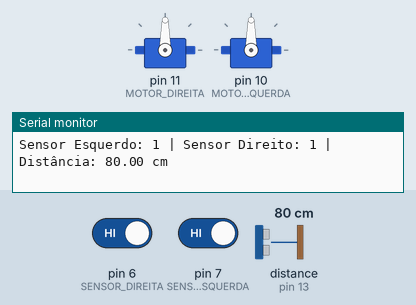
Recording of a sketch running on a simulated Arduino Uno, built with avr-gcc and run on an emulated ATmega328P. On the bench: 2 × servo, the last lines printed to the serial monitor. Wiring (inferred from the names in the program): ultrasonic range finder: trigger pin 12; echo pin 13. Inputs (shaded band) come from the test bench; at power-on: pin 6 (SENSOR_DIREITA) HIGH, pin 7 (SENSOR_ESQUERDA) HIGH, distance to the obstacle (sensor on pin 13) 80 cm. The echo pulse lasts 58.3 µs per cm.

Above: at 1.2 s.
1.3 s: pin 6 (SENSOR_DIREITA) driven LOW
At 1.6 s:
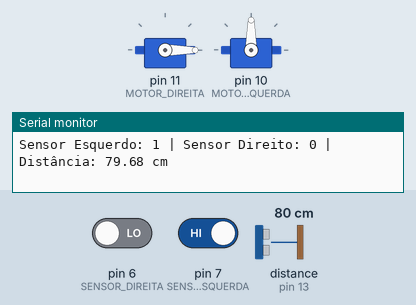
2.8 s: pin 7 (SENSOR_ESQUERDA) driven LOW
At 4.0 s:
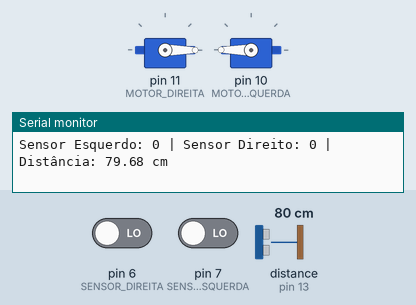
4.3 s: pin 6 (SENSOR_DIREITA) driven HIGH
At 5.5 s:
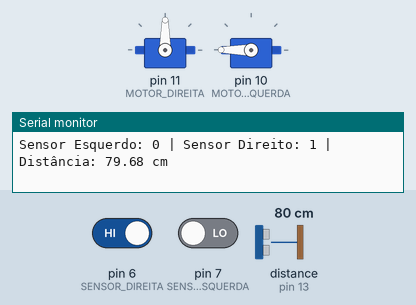
5.8 s: distance to the obstacle (sensor on pin 13) set to 2 cm
At 6.9 s:
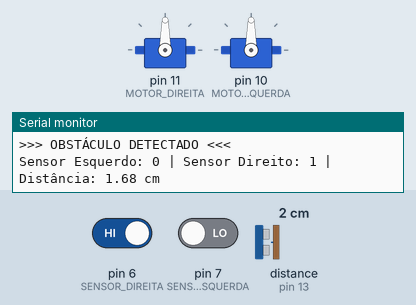
Timing chart, 0 to 8.8 s (numbered marks = the images above; inputs shaded):
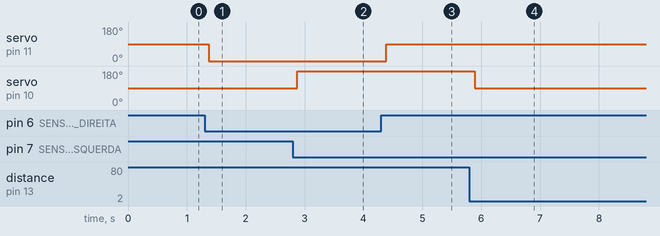

The sketch:

Codigo_Servo_Motor_Sensor_de_Reflexo_e_Ultrassonico.ino
```cpp
/*
===========================================================
 PROJETO: Carrinho Seguidor de Linha com Sensor Ultrassônico
 AUTOR: Espaço Maker
 BLOG: https://www.espacomaker.online/
 GITHUB: https://github.com/estudioespacomaker
 YOUTUBE: https://www.youtube.com/@estudioespacomaker
 INSTAGRAM: https://www.instagram.com/estudioespacomaker

 DESCRIÇÃO:
 Este projeto demonstra como construir um carrinho seguidor
 de linha utilizando:

 - Arduino
 - 2 Servos MG996R (Rotação Contínua)
 - 2 Sensores Seguidores de Linha TCRT5000
 - 1 Sensor Ultrassônico HC-SR04

 FUNCIONAMENTO:

 ✔ Segue uma linha utilizando dois sensores TCRT5000.
 ✔ Detecta obstáculos utilizando o HC-SR04.
 ✔ Para automaticamente quando um obstáculo estiver
   a menos de 20 centímetros.

===========================================================
*/

#include <Servo.h>

//==========================================================
// Criação dos objetos Servo
//==========================================================
Servo MOTOR_DIREITA;
Servo MOTOR_ESQUERDA;

//==========================================================
// Definição dos pinos dos sensores seguidores de linha
//==========================================================
#define SENSOR_ESQUERDA 7
#define SENSOR_DIREITA 6

//==========================================================
// Definição dos pinos do Sensor Ultrassônico HC-SR04
//==========================================================
#define TRIG 12
#define ECHO 13

//==========================================================
// Distância mínima para parar o robô
//==========================================================
#define DISTANCIA_MINIMA 20

//==========================================================
// Variáveis globais
//==========================================================
bool sensorEsquerda;
bool sensorDireita;

long duracao;
float distancia;

//==========================================================
// SETUP
//==========================================================
void setup() {

  // Liga os servos às portas PWM
  MOTOR_DIREITA.attach(11);
  MOTOR_ESQUERDA.attach(10);

  // Configura os sensores seguidores de linha
  pinMode(SENSOR_ESQUERDA, INPUT);
  pinMode(SENSOR_DIREITA, INPUT);

  // Configura o sensor ultrassônico
  pinMode(TRIG, OUTPUT);
  pinMode(ECHO, INPUT);

  // Inicializa o Monitor Serial
  Serial.begin(9600);

  Serial.println("========================================");
  Serial.println(" Carrinho Seguidor de Linha + HC-SR04");
  Serial.println("========================================");
}

//==========================================================
// LOOP PRINCIPAL
//==========================================================
void loop() {

  // Faz a leitura dos sensores
  lerSensoresLinha();

  // Mede a distância utilizando o HC-SR04
  medirDistancia();

  // Mostra informações no Monitor Serial
  mostrarInformacoes();

  // Se houver obstáculo...
  if (distancia <= DISTANCIA_MINIMA) {

    pararMotores();

    Serial.println(">>> OBSTÁCULO DETECTADO <<<");

  }

  // Caso contrário...
  else {

    seguirLinha();

  }

  delay(20);
}

//==========================================================
// Faz a leitura dos sensores seguidores de linha
//==========================================================
void lerSensoresLinha() {

  sensorEsquerda = digitalRead(SENSOR_ESQUERDA);
  sensorDireita = digitalRead(SENSOR_DIREITA);

}

//==========================================================
// Mede a distância utilizando o HC-SR04
//==========================================================
void medirDistancia() {

  // Garante que o Trigger comece desligado
  digitalWrite(TRIG, LOW);
  delayMicroseconds(2);

  // Envia um pulso de 10 microssegundos
  digitalWrite(TRIG, HIGH);
  delayMicroseconds(10);
  digitalWrite(TRIG, LOW);

  // Mede o tempo de retorno
  duracao = pulseIn(ECHO, HIGH);

  // Calcula a distância em centímetros
  distancia = duracao * 0.0343 / 2;

}

//==========================================================
// Mostra informações no Monitor Serial
//==========================================================
void mostrarInformacoes() {

  Serial.print("Sensor Esquerdo: ");
  Serial.print(sensorEsquerda);

  Serial.print(" | Sensor Direito: ");
  Serial.print(sensorDireita);

  Serial.print(" | Distância: ");
  Serial.print(distancia);
  Serial.println(" cm");

}

//==========================================================
// Lógica do Seguidor de Linha
//==========================================================
void seguirLinha() {

  //--------------------------------------------------------
  // Branco + Branco
  // O robô segue em frente
  //--------------------------------------------------------
  if (sensorEsquerda == 0 && sensorDireita == 0) {

    frente();

  }

  //--------------------------------------------------------
  // Preto + Branco
  // Corrige para a esquerda
  //--------------------------------------------------------
  else if (sensorEsquerda == 1 && sensorDireita == 0) {

    esquerda();

  }

  //--------------------------------------------------------
  // Branco + Preto
  // Corrige para a direita
  //--------------------------------------------------------
  else if (sensorEsquerda == 0 && sensorDireita == 1) {

    direita();

  }

  //--------------------------------------------------------
  // Preto + Preto
  // Para o robô
  //--------------------------------------------------------
  else {

    pararMotores();

  }

}

//==========================================================
// Movimento para frente
//==========================================================
void frente() {

  MOTOR_ESQUERDA.write(180);
  MOTOR_DIREITA.write(0);

}

//==========================================================
// Curva para esquerda
//==========================================================
void esquerda() {

  MOTOR_ESQUERDA.write(90);
  MOTOR_DIREITA.write(0);

}

//==========================================================
// Curva para direita
//==========================================================
void direita() {

  MOTOR_ESQUERDA.write(180);
  MOTOR_DIREITA.write(90);

}

//==========================================================
// Para os motores
//==========================================================
void pararMotores() {

  MOTOR_ESQUERDA.write(90);
  MOTOR_DIREITA.write(90);

}
```

Measured:
- after the input at 1.3 s, servo on pin 11 (MOTOR_DIREITA): 90° → 0° after 0.07 s
- after the input at 2.8 s, servo on pin 10 (MOTOR_ESQUERDA): 90° → 180° after 0.08 s
- after the input at 4.3 s, servo on pin 11 (MOTOR_DIREITA): 0° → 90° after 0.09 s
- after the input at 5.8 s, servo on pin 10 (MOTOR_ESQUERDA): 180° → 90° after 0.09 s
